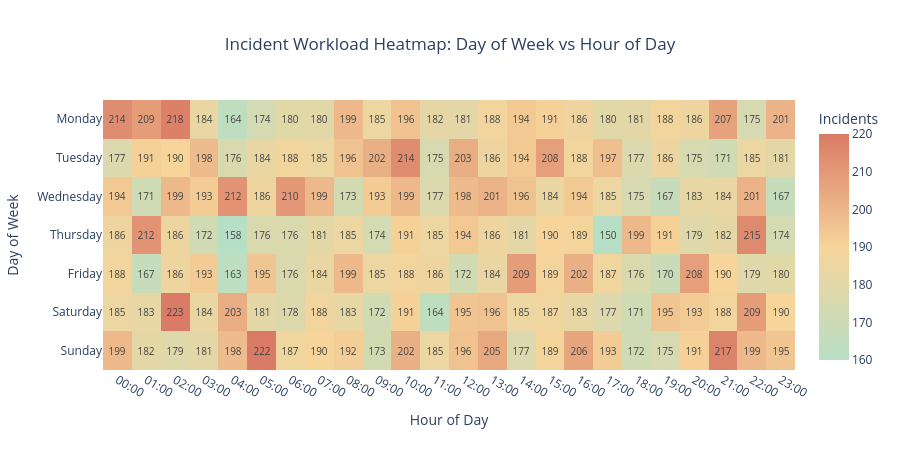

The code cell stored with this chart in its notebook:
### Code cell
# Workload heatmap по днях та годинах
# Пастельна палітра
pastel_workload_colorscale = [
    [0.0, '#B7DFC5'],
    [0.5, '#F6D49A'],
    [1.0, '#D97B66']
]

# Фіксований діапазон для кращої видимості різниці між значеннями
fig = go.Figure(
    data=go.Heatmap(
        z=workload_pivot.values,
        x=[f'{h:02d}:00' for h in workload_pivot.columns],
        y=workload_pivot.index.tolist(),
        colorscale=pastel_workload_colorscale,
        zmin=160,
        zmax=220,
        colorbar=dict(title='Incidents'),
        text=workload_pivot.values,
        texttemplate='%{text}',
        textfont=dict(size=10)
    )
)

fig.update_layout(
    title='Incident Workload Heatmap: Day of Week vs Hour of Day',
    template='plotly_white',
    title_x=0.5,
    height=450,
    xaxis_title='Hour of Day',
    yaxis_title='Day of Week',
    yaxis=dict(autorange='reversed')
)

fig.show()

### Figure 1 — Plotly figure (JSON) as saved in the notebook; plotly's stock layout.template omitted (floating-point values rounded to 4 significant figures; data arrays with more than 128 entries replaced by an {"elided": "..."} marker saying what was removed)
{"data": [{"colorbar": {"title": {"text": "Incidents"}}, "colorscale": [[0, "#B7DFC5"], [0.5, "#F6D49A"], [1, "#D97B66"]], "text": {"elided": "7x24 int values"}, "textfont": {"size": 10}, "texttemplate": "%{text}", "type": "heatmap", "x": ["00:00", "01:00", "02:00", "03:00", "04:00", "05:00", "06:00", "07:00", "08:00", "09:00", "10:00", "11:00", "12:00", "13:00", "14:00", "15:00", "16:00", "17:00", "18:00", "19:00", "20:00", "21:00", "22:00", "23:00"], "y": ["Monday", "Tuesday", "Wednesday", "Thursday", "Friday", "Saturday", "Sunday"], "z": {"elided": "7x24 int values"}, "zmax": 220, "zmin": 160}], "layout": {"height": 450, "title": {"text": "Incident Workload Heatmap: Day of Week vs Hour of Day", "x": 0.5}, "xaxis": {"title": {"text": "Hour of Day"}}, "yaxis": {"autorange": "reversed", "title": {"text": "Day of Week"}}}}
